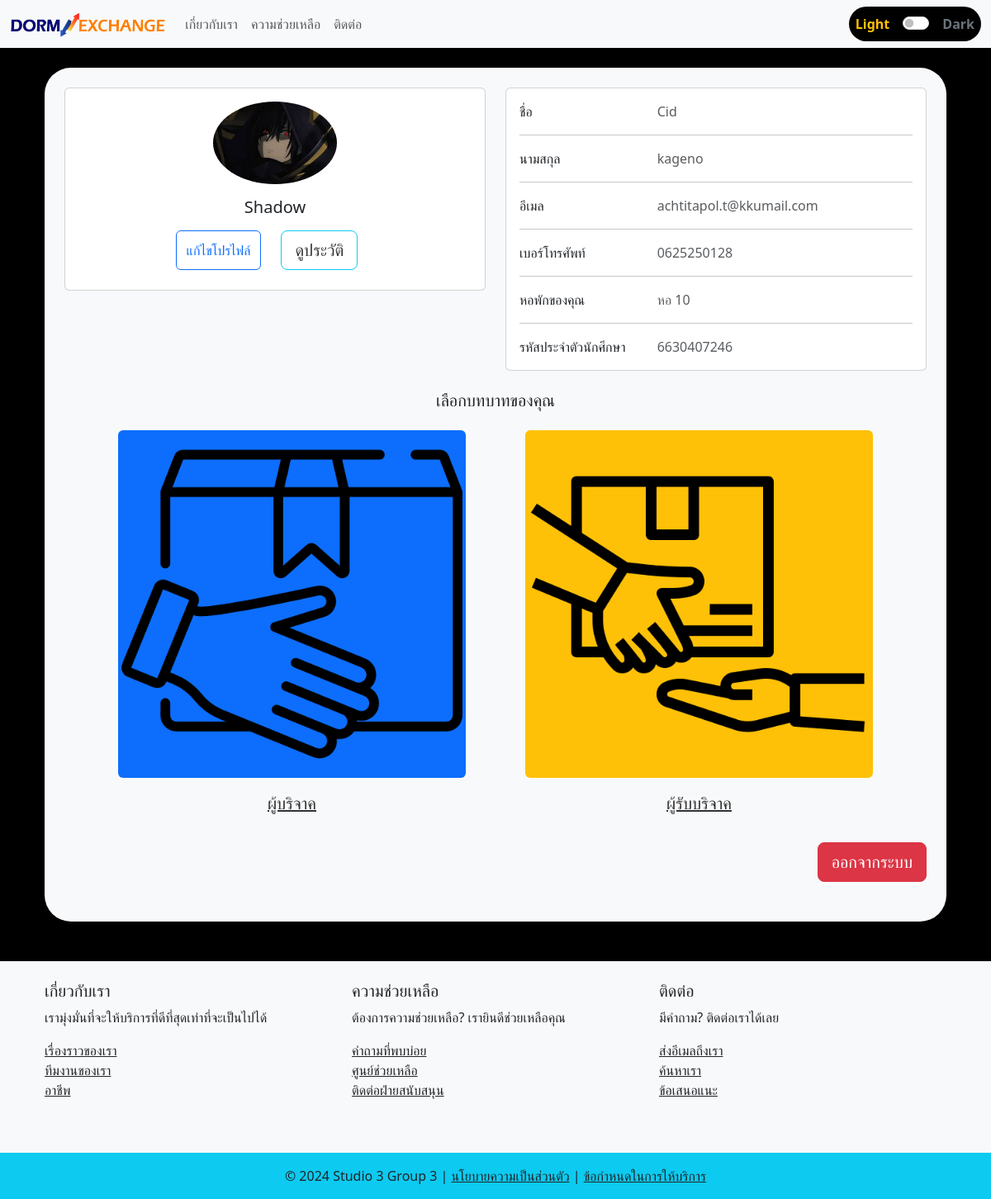
The page /profile/5/ (signed in) on the database its author committed.
### myapp/models.py (models this page shows)
class UserProfile(models.Model):
    user = models.OneToOneField(User, on_delete=models.CASCADE, related_name="profile")
    profile_picture = models.ImageField(
        upload_to="profile_pictures/", blank=True, null=True
    )
    dorm = models.CharField(max_length=100)
    phone_number = models.IntegerField()
    student_ID = models.IntegerField()
    def __str__(self):
        return self.user.username

### myapp/views.py (the view)
# urls.py: path('profile/<int:id>/', views.profile, name='profile'),
@login_required
def profile(request, id):
    user_profile = get_object_or_404(UserProfile, id=id)
    context = {
        'user': request.user,
        'user_profile': user_profile,
    }
    print(context)
    return render(request, 'myweb/profile.html', context)

### myapp/templates/myweb/profile.html (shortened to what this page needs)
{% extends 'myweb/base.html' %}
{% load static %}
{% block background_style %}
background-color: rgba(0, 0, 0);
{% endblock %}
{% block content %}
    <div class="container my-4">
        <div class="bg-light rounded-5 shadow-sm p-4" id ="profile_bg">
            <div class="row">
                <div class="col-lg-6">
                    <div class="card mb-4">
                        <div class="card-body text-center">
                            {% if user_profile.profile_picture %}
                                <img src="{{ user_profile.profile_picture.url }}" alt="Profile Picture" class="rounded-circle" style="width: 150px;">
                            {% else %}
                                <img src="{% static 'images/icon_accout.png' %}" alt="Default Profile Picture" class="rounded-circle" style="width: 150px;">
                            {% endif %}
                            <h5 class="my-3">{{ user_profile.user.username }}</h5>
                            <div class="d-flex justify-content-center mb-2">
                                {% if user.id == user_profile.user.id %}
                                    <button type="button" class="btn btn-outline-primary ms-1" data-bs-toggle="modal" data-bs-target="#editProfileModal">
                                        แก้ไขโปรไฟล์
                                    </button>
                                {% endif %}
                                <a class="btn btn-outline-info btn-lg mx-4" href="{% url 'post_history' user_profile.id %}">ดูประวัติ</a>
                            </div>
                        </div>
                    </div>
                </div>
                <div class="col-lg-6">
                    <div class="card mb-4">
                        <div class="card-body">
                            <div class="row">
                                <div class="col-sm-4">
                                    <p class="mb-0">ชื่อ</p>
                                </div>
                                <div class="col-sm-8">
                                    <p class="text-muted mb-0">{{ user_profile.user.first_name }}</p>
                                </div>
                            </div>
                            <hr>
                            <div class="row">
                                <div class="col-sm-4">
                                    <p class="mb-0">นามสกุล</p>
                                </div>
                                <div class="col-sm-8">
                                    <p class="text-muted mb-0">{{ user_profile.user.last_name }}</p>
                                </div>
                            </div>
                            <hr>
                            <div class="row">
                                <div class="col-sm-4">
                                    <p class="mb-0">อีเมล</p>
                                </div>
                                <div class="col-sm-8">
                                    <p class="text-muted mb-0">{{ user_profile.user.email }}</p>
                                </div>
                            </div>
                            <hr>
                            <div class="row">
                                <div class="col-sm-4">
                                    <p class="mb-0">เบอร์โทรศัพท์</p>
                                </div>
                                <div class="col-sm-8">
                                    <p class="text-muted mb-0">0{{ user_profile.phone_number }}</p>
                                </div>
                            </div>
                            <hr>
                            <div class="row">
                                <div class="col-sm-4">
                                    <p class="mb-0">หอพักของคุณ</p>
                                </div>
                                <div class="col-sm-8">
                                    <p class="text-muted mb-0">{{ user_profile.dorm }}</p>
                                </div>
                            </div>
                            <hr>
                            <div class="row">
                                <div class="col-sm-4">
                                    <p class="mb-0">รหัสประจำตัวนักศึกษา</p>
                                </div>
                                <div class="col-sm-8">
                                    <p class="text-muted mb-0">{{ user_profile.student_ID }}</p>
                                </div>
                            </div>
                        </div>
                    </div>
                </div>
            </div>
            {% if user.id == user_profile.user.id %}
                <div class="text-center col-12">
                    <div class="mb-4" id = "profile_text">
                        <h5>เลือกบทบาทของคุณ</h5>
                    </div>
                    <div class="row justify-content-center">
                        <div class="col-lg-5 col-md-6 col-sm-8 mb-3 mx-4" id="profile_text">
                            <a href="{% url 'giver' %}">
                                <figure class="d-block h-100 text-center" data-url="{% url 'giver' %}" onclick="selectRole(this)">
                                    <img class="img-fluid img-thumbnail bg-primary" src="{% static 'images/package.png' %}" alt="Giver">
                                    <figcaption class="fs-5 mt-3">ผู้บริจาค</figcaption>
                                </figure>
                            </a>
                        </div>
                        <div class="col-lg-5 col-md-6 col-sm-8 mb-3 mx-4" id="profile_text">
                            <a href="{% url 'receiver' %}">
                                <figure class="d-block h-100 text-center" data-url="{% url 'receiver' %}" onclick="selectRole(this)">
                                    <img class="img-fluid img-thumbnail bg-warning" src="{% static 'images/receiver.png' %}" alt="Receiver">
                                    <figcaption class="fs-5 mt-3">ผู้รับบริจาค</figcaption>
                                </figure>
                            </a>
                        </div>
                    </div>
                </div>
            {% endif %}
        {% if user_profile.user.id == user.id %}
            <form action="{% url 'logout' %}" method="post" class="mb-4 text-center text-lg-end">
                <button type="submit" class="btn btn-danger btn-lg text-white">ออกจากระบบ</button>
            </form>
        {% else %}
            <div class="text-center text-lg-end text-white">
                <a href="javascript:history.back()" class="btn btn-secondary btn-lg text-white">ย้อนกลับ</a>
            </div>
        {% endif %}
    </div>
</div>
{% endblock %}

### myapp/templates/myweb/profile.html (style rules this page uses)
.img-thumbnail { border: 0; }

### myapp/templates/myweb/base.html (style rules this page uses)
.bg-light a { color: rgba(0, 0, 0, 0.8); }
body { transition: background-color 0.6s ease, color 0.6s ease; }
.navbar, #footer_bg, #profile_bg, #profile_text { transition: background-color 0.5s ease, color 0.5s ease; }
a { transition: color 0.5s ease; }

### rows shown on the page
UserProfile: profile_picture (picture), user.username "Shadow", user.first_name "Cid", user.last_name "kageno", user.email "achtitapol.t@kkumail.com", phone_number "625250128", dorm "หอ 10", student_ID "6630407246"
